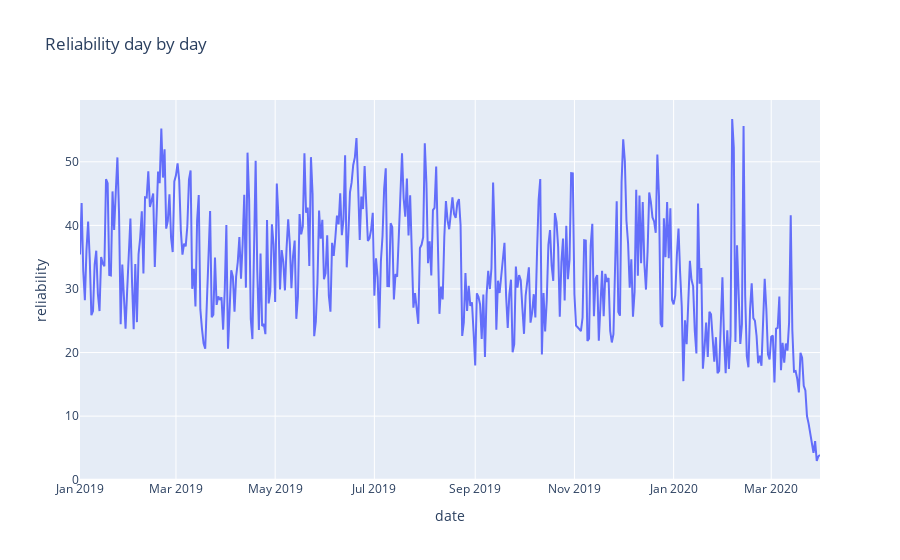

Notebook source saved alongside this figure:
### Markdown cell above
creating a line chart based on the downloaded data. Save the result to the `day_by_day_reliability_fig` variable

### Code cell
# Creating a line chart
day_by_day_reliability_fig = px.line(day_by_day_reliability_df, x='date', y='reliability', title='Reliability day by day ')

# View the chart
day_by_day_reliability_fig.show()

### Figure 1 — Plotly figure (JSON) as saved in the notebook; plotly's stock layout.template omitted (floating-point values rounded to 4 significant figures; data arrays with more than 128 entries replaced by an {"elided": "..."} marker saying what was removed)
{"data": [{"hovertemplate": "date=%{x}<br>reliability=%{y}<extra></extra>", "legendgroup": "", "line": {"color": "#636efa", "dash": "solid"}, "marker": {"symbol": "circle"}, "mode": "lines", "name": "", "orientation": "v", "showlegend": false, "type": "scatter", "x": {"elided": "456 str values"}, "xaxis": "x", "y": {"elided": "456 float values"}, "yaxis": "y"}], "layout": {"autosize": true, "legend": {"tracegroupgap": 0}, "title": {"text": "Reliability day by day "}, "xaxis": {"anchor": "y", "autorange": true, "domain": [0, 1], "range": ["2019-01-01", "2020-03-31"], "title": {"text": "date"}, "type": "date"}, "yaxis": {"anchor": "x", "autorange": true, "domain": [0, 1], "range": [-0.04604, 59.72], "title": {"text": "reliability"}, "type": "linear"}}}
